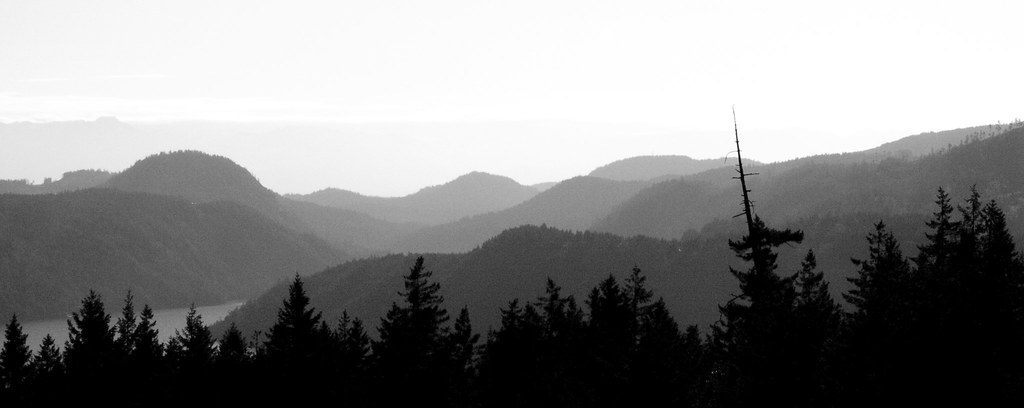
#> input picture IMG/paisaje.jpg, 1024 x 408 px, given in place of cityscape.jpg, which was not available
$ python mp.py
#> lines starting #> are read from the running program, lines starting #| are printed output that depends on the picture; pictures that were not available may be replaced by others from this repository, and a replacement may not be noted
import cv2
import numpy as np
import matplotlib.pyplot as plt

# Cargar imágenes
color_image = cv2.imread('IMG/cityscape.jpg')
#> color_image is the input picture: shape (408, 1024, 3); min 0, max 255, mean 134.8
gray_image = cv2.imread('IMG/paisaje.jpg', cv2.IMREAD_GRAYSCALE)
#> gray_image: shape (408, 1024); min 0, max 255, mean 134.8

# Mostrar imágenes usando matplotlib para mejor visualización en notebooks
def show_image(img, title=''):
    if len(img.shape) == 3:  # Imagen a color
        img_rgb = cv2.cvtColor(img, cv2.COLOR_BGR2RGB)
        plt.imshow(img_rgb)
    else:  # Imagen en escala de grises
        plt.imshow(img, cmap='gray')
    plt.title(title)
    plt.axis('off')
    plt.show()

# Transformación cilíndrica
def cylindrical_transform(image):
    rows, cols, _ = image.shape
#> rows = 408; cols = 1024
    transformed_image = np.zeros_like(image)

    # Transformación en X para cuadrantes I y IV
    for i in range(rows):
        for j in range(cols // 2):
            x = int(j + 30 * np.sin(2 * np.pi * i / 100))
            if x < cols // 2:
                transformed_image[i, j] = image[i, x]
            else:
                transformed_image[i, j] = 0
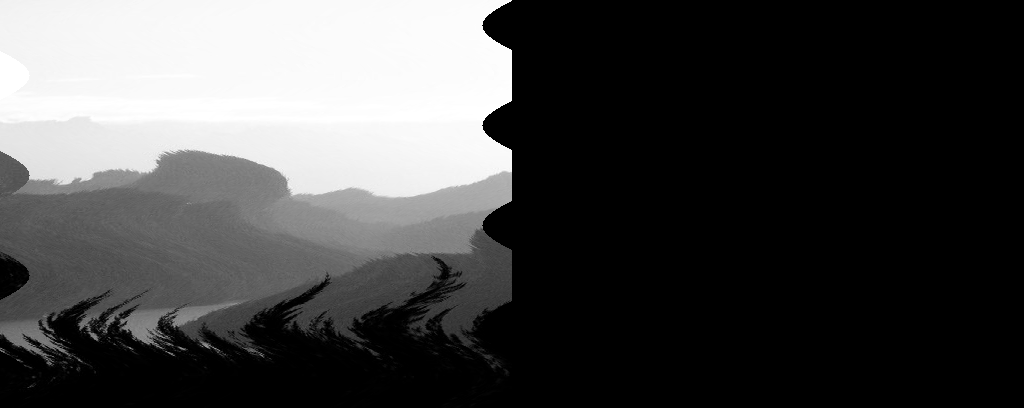
#> transformed_image: shape (408, 1024, 3); min 0, max 255, mean 70.5

    # Transformación en Y para cuadrantes II y III
    for i in range(rows):
        for j in range(cols // 2, cols):
            y = int(i + 30 * np.sin(2 * np.pi * j / 100))
            if y < rows:
                transformed_image[i, j] = image[y, j]
            else:
                transformed_image[i, j] = 0
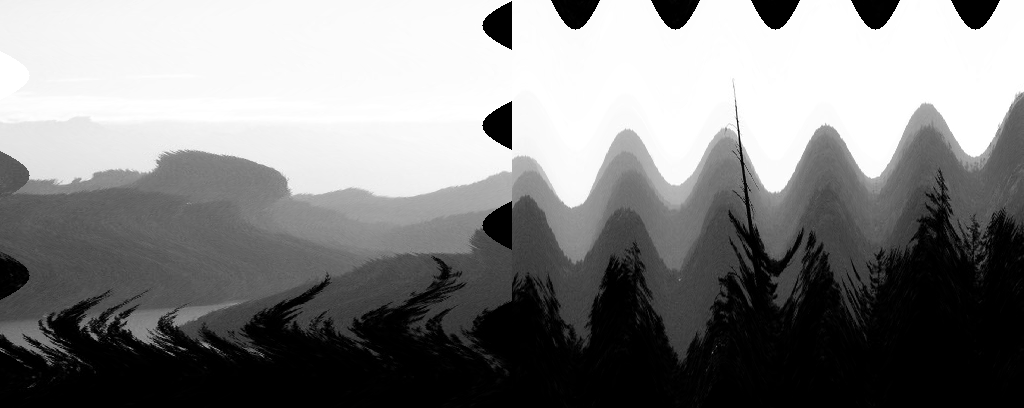
#> transformed_image: shape (408, 1024, 3); min 0, max 255, mean 130.1

    return transformed_image

# Transformación de ondas
def wave_transform(image, amplitude=30, frequency=20):
#> called with amplitude = 30, frequency = 20
    rows, cols, _ = image.shape
#> rows = 408; cols = 1024
    transformed_image = np.zeros_like(image)

    for i in range(rows):
        for j in range(cols):
            offset_x = int(amplitude * np.sin(2 * np.pi * i / frequency))
            offset_y = int(amplitude * np.cos(2 * np.pi * j / frequency))
            new_x = (j + offset_x) % cols
            new_y = (i + offset_y) % rows
            transformed_image[new_y, new_x] = image[i, j]
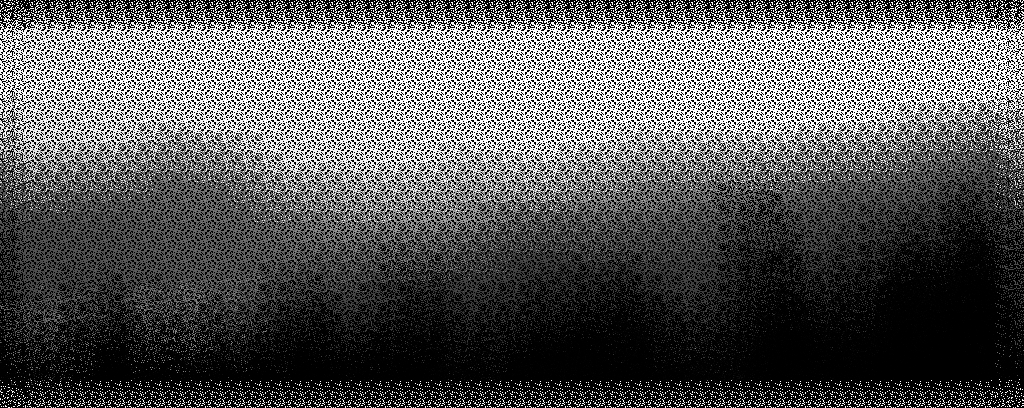
#> transformed_image: shape (408, 1024, 3); min 0, max 255, mean 89.1

    return transformed_image

# Transformación de apretar o pinchar
def pinch_transform(image, strength=0.5, radius=200):
#> called with strength = 0.5, radius = 200
    rows, cols, _ = image.shape
#> rows = 408; cols = 1024
    transformed_image = np.zeros_like(image)

    center_x, center_y = cols // 2, rows // 2
#> center_x = 512; center_y = 204

    for i in range(rows):
        for j in range(cols):
            dx = j - center_x
            dy = i - center_y
            distance = np.sqrt(dx*dx + dy*dy)

            if distance < radius:
                factor = 1 - strength * (radius - distance) / radius
                new_x = int(center_x + dx * factor)
                new_y = int(center_y + dy * factor)

                if 0 <= new_x < cols and 0 <= new_y < rows:
                    transformed_image[i, j] = image[new_y, new_x]
                else:
                    transformed_image[i, j] = 0
            else:
                transformed_image[i, j] = image[i, j]
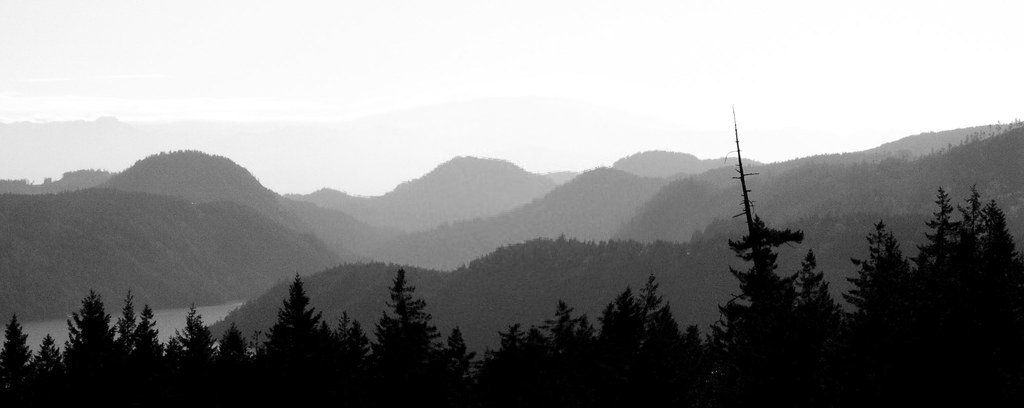
#> transformed_image: shape (408, 1024, 3); min 0, max 255, mean 135.7

    return transformed_image

# Utilización de imagen en escala de grises como superficie deformante
def map_transform(image, gray_image):
    rows, cols = gray_image.shape
#> rows = 408; cols = 1024
    transformed_image = np.zeros_like(image)

    for i in range(rows):
        for j in range(cols):
            offset = gray_image[i, j] // 5
            new_x = (j + offset) % cols
            new_y = (i + offset) % rows
            transformed_image[new_y, new_x] = image[i, j]
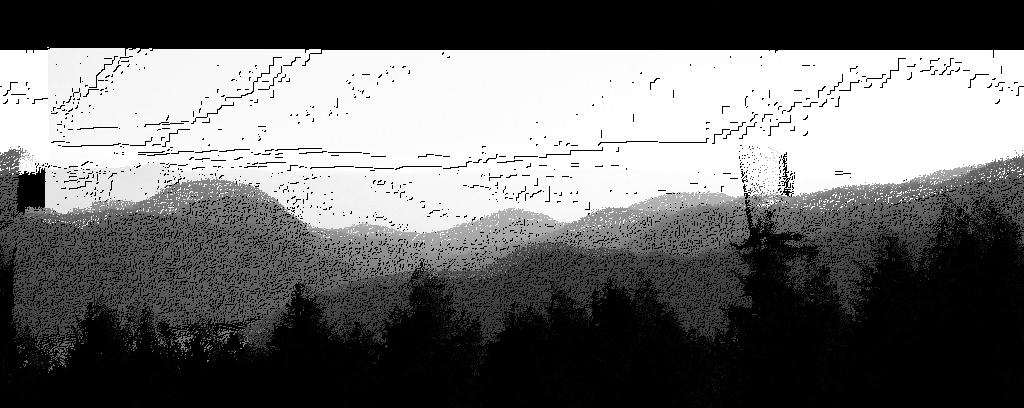
#> transformed_image: shape (408, 1024, 3); min 0, max 255, mean 109

    return transformed_image

# Aplicar transformaciones
transformed_cylindrical = cylindrical_transform(color_image)
transformed_wave = wave_transform(color_image)
transformed_pinch = pinch_transform(color_image)
transformed_map = map_transform(color_image, gray_image)

# Mostrar resultados
show_image(transformed_cylindrical, 'Cylindrical Transform')
show_image(transformed_wave, 'Wave Transform')
show_image(transformed_pinch, 'Pinch Transform')
show_image(transformed_map, 'Mapped Transform')
